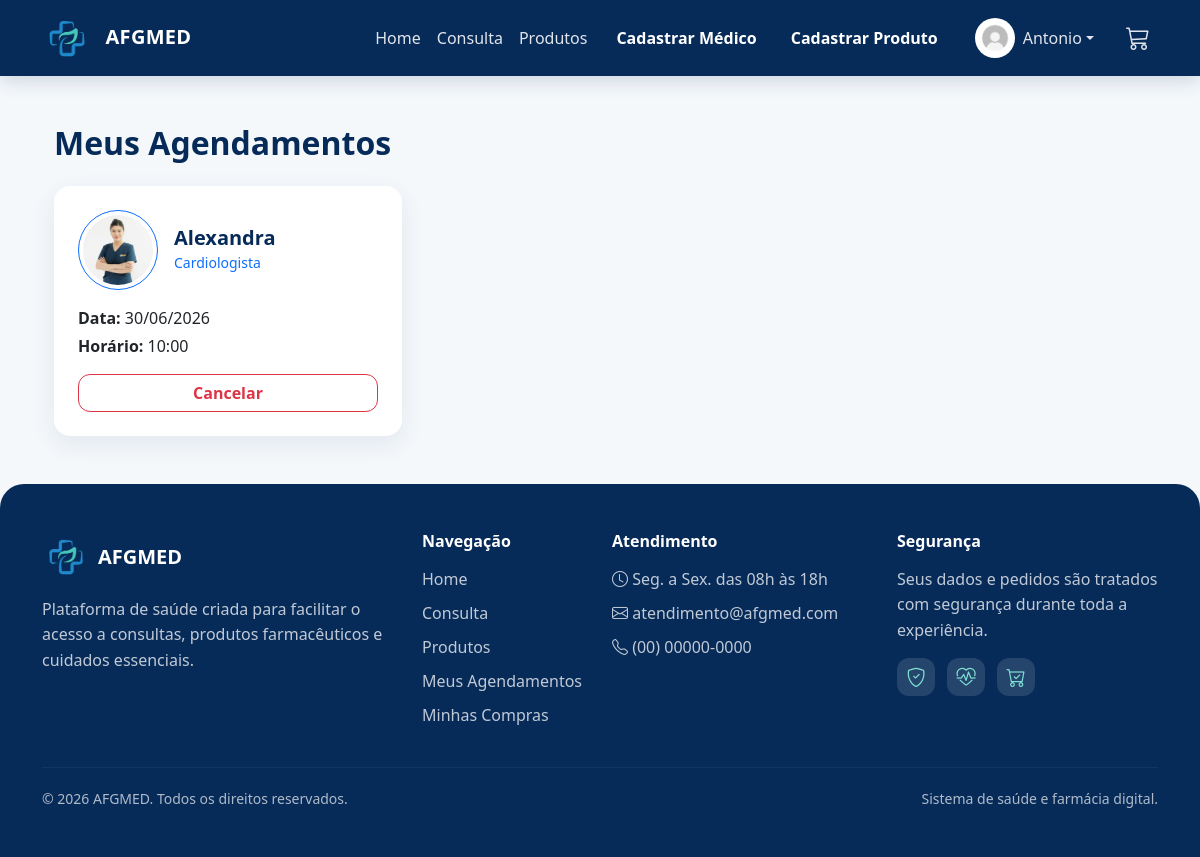
Page /meus_agendamentos (signed in) on the committed database.
### projetoafgmed/models.py (models this page shows, shortened)
class Usuario(database.Model, UserMixin):
    id = database.Column(database.Integer, primary_key=True)
    nome = database.Column(database.String, nullable=False)
    sobrenome = database.Column(database.String, nullable=False)
    email = database.Column(database.String, nullable=False, unique=True)
    senha = database.Column(database.String, nullable=False)
    foto = database.Column(database.String(200), nullable=True, default="usuario_padrao.jpg")
    is_admin = database.Column(database.Boolean, default=False)
    is_medico = database.Column(database.Boolean, default=False, nullable=False)
    id_medico = database.Column(database.Integer, database.ForeignKey("medico.id"), nullable=True)
    perfil = database.relationship("PerfilUsuario", backref="usuario", uselist=False)
    carrinho = database.relationship("Carrinho", backref="usuario", uselist=False)
    consultas = database.relationship("Consulta", backref="usuario", lazy=True)
    medico = database.relationship(
        "Medico",
        backref=database.backref("usuario_acesso", uselist=False),
        foreign_keys=[id_medico]
    )

class Consulta(database.Model):
    id = database.Column(database.Integer, primary_key=True)
    medico_id = database.Column(database.Integer, database.ForeignKey("medico.id"), nullable=False)
    usuario_id = database.Column(database.Integer, database.ForeignKey("usuario.id"), nullable=False)
    horario = database.Column(database.String(20), nullable=False)
    data = database.Column(database.Date, default=datetime.today)
    medico = database.relationship("Medico", backref=database.backref("consultas", lazy=True))

class Medico(database.Model):
    id = database.Column(database.Integer, primary_key=True)
    nome = database.Column(database.String, nullable=False)
    especialidade = database.Column(database.String, nullable=False)
    email = database.Column(database.String)
    telefone = database.Column(database.String)
    foto = database.Column(database.String, default="default.jpg")
    data_criacao = database.Column(database.DateTime, nullable=False, default=datetime.utcnow)

### projetoafgmed/routes.py (the view)
@app.route("/meus_agendamentos")
@login_required
def meus_agendamentos():
    consultas = Consulta.query.filter_by(usuario_id=current_user.id) \
        .order_by(Consulta.data.asc(), Consulta.horario.asc()) \
        .all()
    return render_template("meus_agendamentos.html", consultas=consultas)

### projetoafgmed/models.py (called while the page is built)
@login_manager.user_loader
def load_usuario(id_usuario):
    return Usuario.query.get(int(id_usuario))

### projetoafgmed/routes.py (called while the page is built, shortened)
@app.context_processor
def carrinho_global():
    if current_user.is_authenticated:
        carrinho = Carrinho.query.filter_by(
            id_usuario=current_user.id,
            status="ativo"
        ).first()
        itens = carrinho.itens if carrinho else []
        total = sum(item.quantidade * item.preco_unitario for item in itens)
        quantidade = sum(item.quantidade for item in itens)
        return {
            "carrinho": carrinho,
            "itens_carrinho": itens,
            "total_carrinho": total,
            "quantidade_carrinho": quantidade
        }

### projetoafgmed/templates/meus_agendamentos.html (shortened to what this page needs)
{% extends "base.html" %}
{% block content %}
<div class="container mt-5">
    <h2 class="mb-4 fw-bold" style="color:#072B59;">Meus Agendamentos</h2>
    {% if consultas %}
    <div class="row g-4">
        {% for c in consultas %}
        <div class="col-12 col-md-6 col-lg-4">
            <div class="card shadow-lg h-100 p-4 border-0 rounded-4">
                <div class="d-flex align-items-center mb-3">
                    <div class="border border-primary rounded-circle p-1 me-3">
                        <img src="{{ url_for('static', filename='fotos_medicos/' + c.medico.foto) }}"
                             alt="{{ c.medico.nome }}"
                             class="rounded-circle"
                             style="width:70px; height:70px; object-fit:cover;">
                    </div>
                    <div>
                        <h5 class="mb-0 fw-bold" style="color:#072B59;">{{ c.medico.nome }}</h5>
                        <small class="text-primary">{{ c.medico.especialidade }}</small>
                    </div>
                </div>
                <div class="mb-3">
                    <p class="mb-1"><strong>Data:</strong> {{ c.data.strftime('%d/%m/%Y') }}</p>
                    <p class="mb-0"><strong>Horário:</strong> {{ c.horario }}</p>
                </div>
                <button class="btn btn-outline-danger w-100 fw-bold btn-cancelar" data-bs-toggle="modal" data-bs-target="#confirmModal{{ c.id }}">
                    Cancelar
                </button>
            </div>
        </div>
        {% endfor %}
    </div>
    {% else %}
        <p class="text-muted fs-5 mt-4">Você não possui agendamentos.</p>
    {% endif %}
</div>
{% endblock %}

### projetoafgmed/templates/base.html (shortened to what this page needs)
<!DOCTYPE html>
<html lang="pt-br">
<head>
    <link href="https://cdn.jsdelivr.net/npm/bootstrap@5.3.8/dist/css/bootstrap.min.css" rel="stylesheet">
    <link rel="stylesheet" href="https://cdn.jsdelivr.net/npm/bootstrap-icons@1.11.3/font/bootstrap-icons.css">
    <link rel="stylesheet" href="{{ url_for('static', filename='css/style.css') }}">
</head>
<body>
<nav class="navbar navbar-expand-lg navbar-dark bg-dark">
    <div class="container">
        <a class="navbar-brand" href="{{ url_for('homepage') }}">
            <img src="{{ url_for('static', filename='imagens/logo.jpg') }}" alt="Logo" width="50" class="me-2">
            AFGMED
        </a>
        <div class="collapse navbar-collapse" id="navbarNav">
            <ul class="navbar-nav ms-auto align-items-center">
                <li class="nav-item">
                    <a class="nav-link" href="{{ url_for('homepage') }}">Home</a>
                </li>
                {% if current_user.is_authenticated and current_user.is_medico and not current_user.is_admin %}
                    <li class="nav-item">
                        <a class="nav-link" href="{{ url_for('medicos') }}">Minhas Consultas</a>
                    </li>
                {% else %}
                    <li class="nav-item">
                        <a class="nav-link" href="{{ url_for('medicos') }}">Consulta</a>
                    </li>
                {% endif %}
                <li class="nav-item">
                    <a class="nav-link" href="{{ url_for('produtos') }}">Produtos</a>
                </li>
                {% if current_user.is_authenticated and current_user.is_admin %}
                    <li class="nav-item ms-2">
                        <a class="btn btn-primary" href="{{ url_for('cadastro_medico') }}">Cadastrar Médico</a>
                    </li>
                    <li class="nav-item ms-2">
                        <a class="btn btn-primary" href="{{ url_for('cadastro_produto') }}">Cadastrar Produto</a>
                    </li>
                {% endif %}
            </ul>
            <ul class="navbar-nav ms-3 align-items-center">
                {% if current_user.is_authenticated %}
                    <li class="nav-item dropdown me-3">
                        <a class="nav-link dropdown-toggle d-flex align-items-center"
                           href="#"
                           id="perfilDropdown"
                           role="button"
                           data-bs-toggle="dropdown"
                           aria-expanded="false">
                            <img src="{{ url_for('static', filename='fotos_perfil/' + (current_user.foto or 'usuario_padrao.jpg')) }}"
                                 alt="Perfil"
                                 class="rounded-circle"
                                 style="width:40px; height:40px; object-fit:cover;">
                            <span class="ms-2">{{ current_user.nome }}</span>
                        </a>
                    </li>
                    {% if not current_user.is_medico or current_user.is_admin %}
                        <li class="nav-item position-relative">
                            <a class="nav-link"
                               href="#"
                               data-bs-toggle="offcanvas"
                               data-bs-target="#carrinhoLateral"
                               aria-controls="carrinhoLateral">
                                <i class="bi bi-cart3" style="font-size: 1.5rem;"></i>
                            </a>
                        </li>
                    {% endif %}
                {% endif %}
            </ul>
        </div>
    </div>
</nav>
<main class="container mt-5">
    {% block content %}{% endblock %}
</main>
<footer class="footer-afg mt-5">
    <div class="container py-5">
        <div class="row g-4">
            <div class="col-md-4">
                <div class="d-flex align-items-center mb-3">
                    <img src="{{ url_for('static', filename='imagens/logo.jpg') }}" alt="Logo AFGMED" width="48" class="footer-logo me-2">
                    <h5 class="mb-0 fw-bold">AFGMED</h5>
                </div>
                <p class="footer-text">
                    Plataforma de saúde criada para facilitar o acesso a consultas,
                    produtos farmacêuticos e cuidados essenciais.
                </p>
            </div>
            <div class="col-md-2">
                <h6 class="footer-title">Navegação</h6>
                <ul class="footer-links">
                    <li><a href="{{ url_for('homepage') }}">Home</a></li>
                    {% if current_user.is_authenticated and current_user.is_medico and not current_user.is_admin %}
                        <li><a href="{{ url_for('medicos') }}">Minhas Consultas</a></li>
                    {% else %}
                        <li><a href="{{ url_for('medicos') }}">Consulta</a></li>
                    {% endif %}
                    <li><a href="{{ url_for('produtos') }}">Produtos</a></li>
                    {% if current_user.is_authenticated %}
                        {% if current_user.is_medico and not current_user.is_admin %}
                            <li><a href="{{ url_for('medicos') }}">Minhas Consultas</a></li>
                        {% else %}
                            <li><a href="{{ url_for('meus_agendamentos') }}">Meus Agendamentos</a></li>
                            <li><a href="{{ url_for('meus_pedidos') }}">Minhas Compras</a></li>
                        {% endif %}
                    {% endif %}
                </ul>
            </div>
            <div class="col-md-3">
                <h6 class="footer-title">Atendimento</h6>
                <ul class="footer-links">
                    <li><i class="bi bi-clock"></i> Seg. a Sex. das 08h às 18h</li>
                    <li><i class="bi bi-envelope"></i> atendimento@afgmed.com</li>
                    <li><i class="bi bi-telephone"></i> (00) 00000-0000</li>
                </ul>
            </div>
            <div class="col-md-3">
                <h6 class="footer-title">Segurança</h6>
                <p class="footer-text">
                    Seus dados e pedidos são tratados com segurança durante toda a experiência.
                </p>
                <div class="footer-icons">
                    <i class="bi bi-shield-check"></i>
                    <i class="bi bi-heart-pulse"></i>
                    <i class="bi bi-cart-check"></i>
                </div>
            </div>
        </div>
        <hr class="footer-line">
        <div class="d-flex flex-column flex-md-row justify-content-between align-items-center gap-2">
            <small>© 2026 AFGMED. Todos os direitos reservados.</small>
            <small>Sistema de saúde e farmácia digital.</small>
        </div>
    </div>
</footer>
</body>
</html>

### projetoafgmed/static/css/style.css (style rules this page uses)
body { background: #f4f8fb; color: #273444; font-family: 'Segoe UI', Tahoma, Geneva, Verdana, sans-serif; }
.navbar { background: #072B59 !important; box-shadow: 0 4px 18px rgba(7, 43, 89, 0.18); }
.navbar-brand { font-weight: 700; letter-spacing: .3px; }
.navbar-brand img { border-radius: 10px; object-fit: cover; }
.navbar .nav-link { color: rgba(255, 255, 255, .88) !important; font-weight: 500; }
.btn { border-radius: 12px; transition: .2s ease; }
.btn-primary { background-color: #072B59; border-color: #072B59; font-weight: 700; }
.card { border: none; border-radius: 20px; overflow: hidden; transition: .25s ease; box-shadow: 0 8px 24px rgba(7,43,89,.08) !important; }
.footer-afg { background: #072B59; color: #ffffff; border-radius: 24px 24px 0 0; }
.footer-logo { border-radius: 10px; object-fit: cover; }
.footer-text { color: rgba(255, 255, 255, 0.75); line-height: 1.6; margin-bottom: 0; }
.footer-title { font-weight: 700; margin-bottom: 15px; color: #ffffff; }
.footer-links { list-style: none; padding: 0; margin: 0; }
.footer-links li { margin-bottom: 10px; color: rgba(255, 255, 255, 0.75); }
.footer-links a { color: rgba(255, 255, 255, 0.75); text-decoration: none; transition: .2s ease; }
.footer-icons { display: flex; gap: 12px; margin-top: 15px; }
.footer-icons i { width: 38px; height: 38px; background: rgba(255, 255, 255, 0.12); color: #7ee0d2; border-radius: 12px; display: grid; place-items: center; font-size: 1.2rem; }
.footer-line { border-color: rgba(255, 255, 255, 0.18); margin: 30px 0 20px; }
.footer-afg small { color: rgba(255, 255, 255, 0.68); }

### projetoafgmed/templates/meus_agendamentos.html (style rules this page uses)
.card { transition: transform 0.3s, box-shadow 0.3s; }

### rows in the picture
Usuario: foto (picture), nome "Antonio"
Consulta: foto (picture), medico.nome "Alexandra", medico.especialidade "Cardiologista", data "30/06/2026", horario "10:00"
